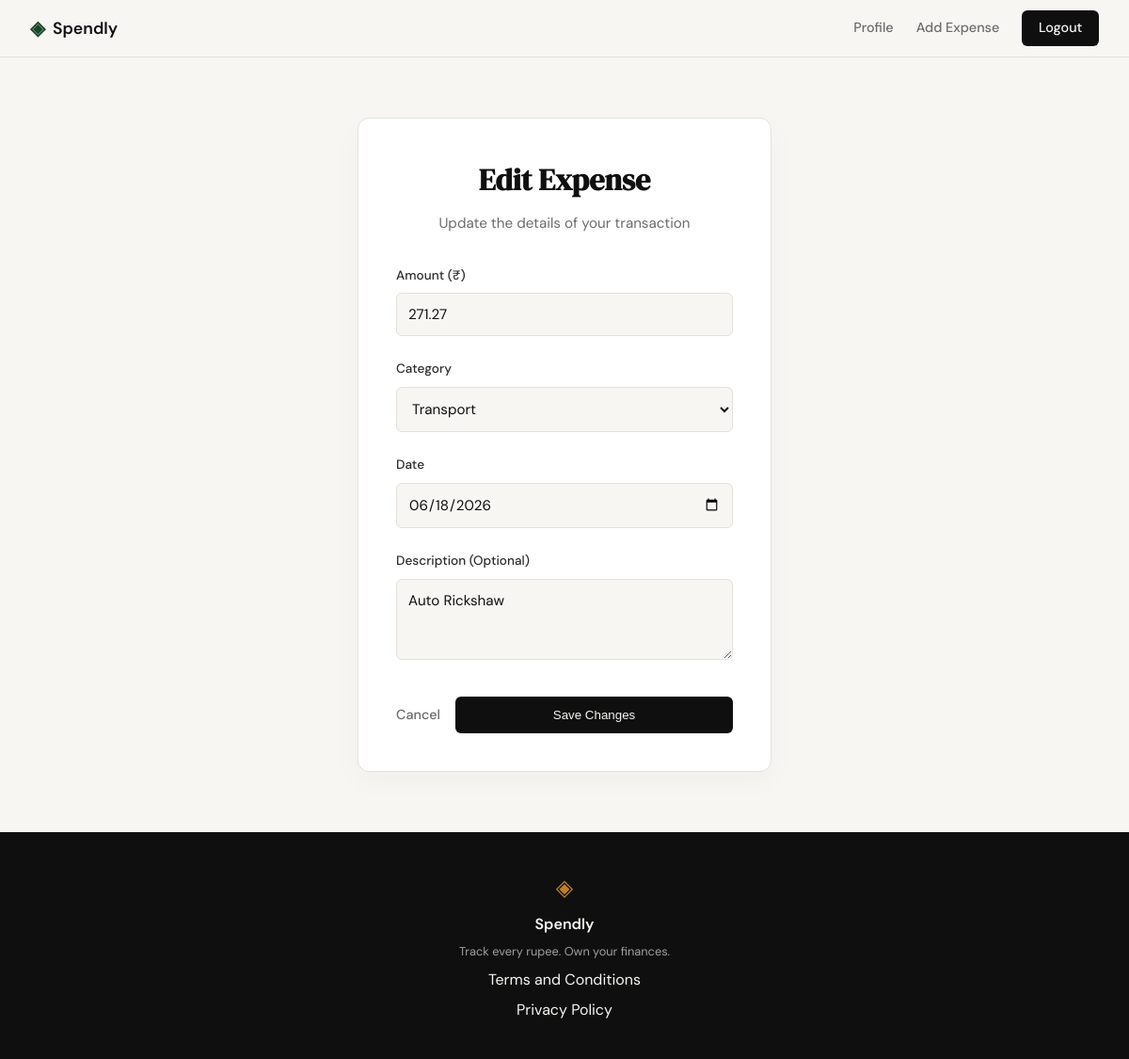
Page /expenses/16/edit (signed in) on the earlier database version.
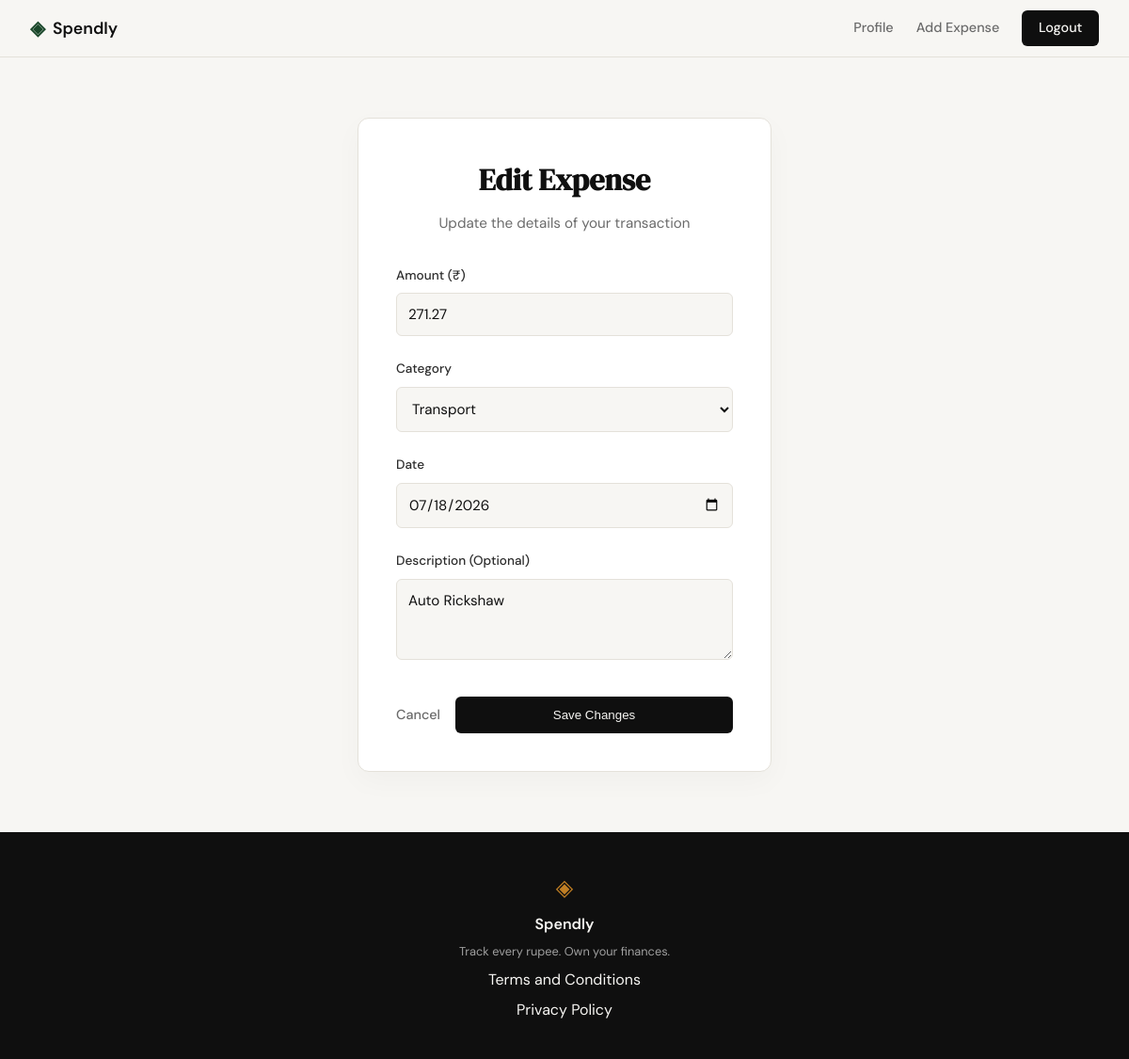
Same page on the later database version.
### tables this page shows
CREATE TABLE expenses (
                id INTEGER PRIMARY KEY AUTOINCREMENT,
                user_id INTEGER NOT NULL,
                amount REAL NOT NULL,
                category TEXT NOT NULL,
                date TEXT NOT NULL,
                description TEXT,
                created_at TEXT DEFAULT (datetime('now')),
                FOREIGN KEY (user_id) REFERENCES users (id)
            );

### app.py (the view, shortened to what this page needs)
@app.route("/expenses/<int:id>/edit", methods=["GET", "POST"])
@login_required
def edit_expense(id):
    uid = session["user_id"]
    expense = get_expense_by_id(id, uid)
    if not expense:
        abort(404)
    allowed_categories = [
        "Food",
        "Transport",
        "Bills",
        "Health",
        "Entertainment",
        "Shopping",
        "Other",
    ]
    return render_template(
        "edit_expense.html", expense=expense, categories=allowed_categories
    )

### app.py (called while the page is built)
def login_required(f):
    @wraps(f)
    def decorated_function(*args, **kwargs):
        if "user_id" not in session:
            flash("Please sign in to access this page.")
            return redirect(url_for("login"))
        return f(*args, **kwargs)
    return decorated_function

### database/db.py (called while the page is built)
def get_db():
    conn = sqlite3.connect(DB_PATH)
    conn.row_factory = sqlite3.Row
    conn.execute("PRAGMA foreign_keys = ON")
    return conn

### database/queries.py (called while the page is built)
def get_expense_by_id(expense_id, user_id):
    with get_db() as conn:
        row = conn.execute(
            "SELECT id, amount, category, date, description FROM expenses WHERE id = ? AND user_id = ?",
            (expense_id, user_id),
        ).fetchone()
        return row

### templates/edit_expense.html (shortened to what this page needs)
{% extends "base.html" %}
{% block content %}
<div class="edit-expense-container">
    <div class="form-card">
        <h1>Edit Expense</h1>
        <p class="form-subtitle">Update the details of your transaction</p>
        <form action="{{ url_for('edit_expense', id=expense.id) }}" method="POST" class="expense-form">
            <div class="form-group">
                <label for="amount">Amount (₹)</label>
                <input type="number" id="amount" name="amount" step="0.01" min="0.01"
                       class="form-input" value="{{ request.form.get('amount', expense.amount) }}" required
                       placeholder="0.00">
            </div>
            <div class="form-group">
                <label for="category">Category</label>
                <select id="category" name="category" required>
                    {% for cat in categories %}
                        <option value="{{ cat }}" {% if request.form.get('category', expense.category) == cat %}selected{% endif %}>{{ cat }}</option>
                    {% endfor %}
                </select>
            </div>
            <div class="form-group">
                <label for="date">Date</label>
                <input type="date" id="date" name="date" class="form-input"
                       value="{{ request.form.get('date', expense.date) }}" required>
            </div>
            <div class="form-group">
                <label for="description">Description (Optional)</label>
                <textarea id="description" name="description" rows="3"
                          placeholder="What was this for?">{{ request.form.get('description', expense.description or '') }}</textarea>
            </div>
            <div class="form-actions">
                <a href="{{ url_for('profile') }}" class="btn-cancel">Cancel</a>
                <button type="submit" class="btn-save">Save Changes</button>
            </div>
        </form>
    </div>
</div>
{% endblock %}

Differences in the rows shown:
changed expenses "Transport": date "06/18/2026" → "07/18/2026"
